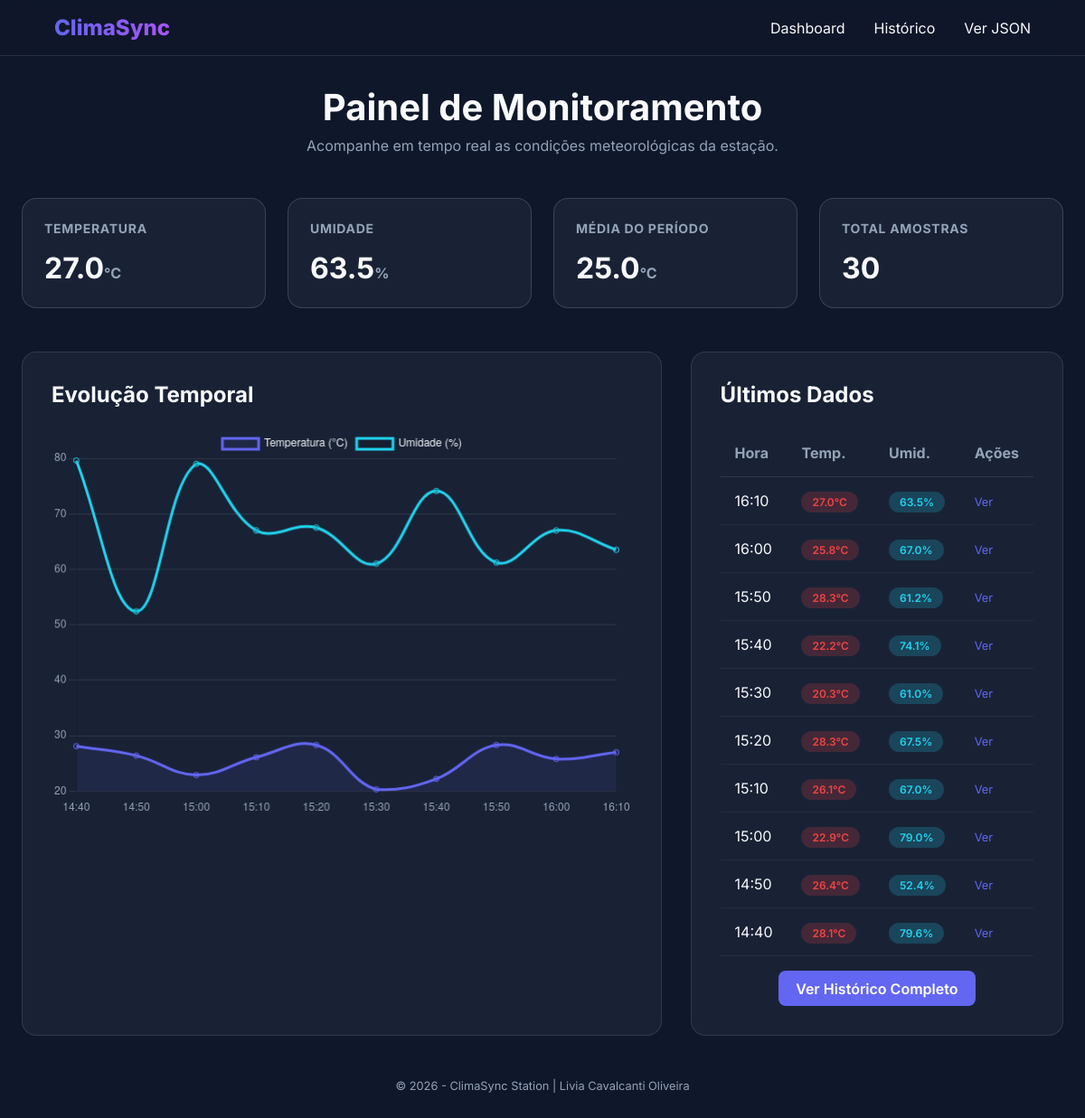
The page / on the database its author committed.
### tables this page shows
CREATE TABLE leituras (
id INTEGER PRIMARY KEY AUTOINCREMENT,
temperatura REAL NOT NULL,
umidade REAL NOT NULL,
pressao REAL, -- opcional
localizacao TEXT DEFAULT 'Lab', -- opcional
timestamp DATETIME DEFAULT (datetime('now','localtime'))
);

### src/app.py (the view)
@app.route('/')
def index():
    leituras = database.listar_leituras(limite=10)
    estatisticas = database.obter_estatisticas()
    chart_data = {
        "labels": [l['timestamp'].split(' ')[1][:5] for l in leituras][::-1] if leituras else [],
        "temps": [l['temperatura'] for l in leituras][::-1] if leituras else [],
        "umids": [l['umidade'] for l in leituras][::-1] if leituras else []
    }
    return responder('index.html', {
        'leituras': leituras,
        'estatisticas': estatisticas,
        'chart_data': chart_data
    })

### src/app.py (called while the page is built)
def responder(template, data=None, status=200):
    formato = request.args.get('formato')
    if formato == 'json':
        return jsonify(data), status
    return render_template(template, **(data if data else {})), status

### src/database.py (called while the page is built)
def get_db_connection():
    conn = sqlite3.connect(DB_FILE, timeout=10)
    conn.execute('PRAGMA journal_mode=WAL')
    conn.execute('PRAGMA busy_timeout=5000') # espera até 5s
    conn.row_factory = sqlite3.Row
    return conn

def listar_leituras(limite=50):
    query = "SELECT * FROM leituras ORDER BY timestamp DESC LIMIT ?"
    with get_db_connection() as conn:
        cursor = conn.cursor()
        rows = cursor.execute(query, (limite,)).fetchall()
        return [dict(row) for row in rows]

def obter_estatisticas():
    query = """
    SELECT
        AVG(temperatura) as avg_temp, MIN(temperatura) as min_temp, MAX(temperatura) as max_temp,
        AVG(umidade) as avg_umid, MIN(umidade) as min_umid, MAX(umidade) as max_umid,
        AVG(pressao) as avg_pres, MIN(pressao) as min_pres, MAX(pressao) as max_pres,
        COUNT(*) as total
    FROM leituras
    """
    with get_db_connection() as conn:
        cursor = conn.cursor()
        row = cursor.execute(query).fetchone()
        stats = dict(row) if row else None
        if stats and stats.get('total', 0) == 0:
            return None
        return stats

### src/templates/index.html
{% extends 'base.html' %}
{% block content %}
<header class="header">
    <h1>Painel de Monitoramento</h1>
    <p>Acompanhe em tempo real as condições meteorológicas da estação.</p>
</header>
<div class="stats-grid">
    <div class="stat-card">
        <h3>Temperatura</h3>
        <div class="stat-value">{{ "%.1f"|format(leituras[0].temperatura) if leituras else "--" }}<span class="stat-unit">°C</span></div>
    </div>
    <div class="stat-card">
        <h3>Umidade</h3>
        <div class="stat-value">{{ "%.1f"|format(leituras[0].umidade) if leituras else "--" }}<span class="stat-unit">%</span></div>
    </div>
    <div class="stat-card">
        <h3>Média do Período</h3>
        <div class="stat-value">{{ "%.1f"|format(estatisticas.avg_temp) if estatisticas else "--" }}<span class="stat-unit">°C</span></div>
    </div>
    <div class="stat-card">
        <h3>Total Amostras</h3>
        <div class="stat-value">{{ estatisticas.total if estatisticas else "0" }}</div>
    </div>
</div>
<div class="dashboard-main">
    <div class="section-card">
        <h2>Evolução Temporal</h2>
        <canvas id="tempChart" height="200"></canvas>
    </div>
    <div class="section-card">
        <h2>Últimos Dados</h2>
        <table>
            <thead>
                <tr>
                    <th>Hora</th>
                    <th>Temp.</th>
                    <th>Umid.</th>
                    <th>Ações</th>
                </tr>
            </thead>
            <tbody>
                {% for leitura in leituras %}
                <tr>
                    <td>{{ leitura.timestamp.split(' ')[1][:5] }}</td>
                    <td><span class="badge badge-temp">{{ "%.1f"|format(leitura.temperatura) }}°C</span></td>
                    <td><span class="badge badge-umid">{{ "%.1f"|format(leitura.umidade) }}%</span></td>
                    <td>
                        <a href="{{ url_for('detalhe', id=leitura.id) }}" style="color: var(--primary); font-size: 0.8rem;">Ver</a>
                    </td>
                </tr>
                {% else %}
                <tr><td colspan="4" style="text-align:center;">Nenhuma leitura registrada.</td></tr>
                {% endfor %}
            </tbody>
        </table>
        <div style="margin-top: 1rem; text-align: center;">
            <a href="{{ url_for('listar') }}" class="btn btn-primary">Ver Histórico Completo</a>
        </div>
    </div>
</div>
<script>
    const ctx = document.getElementById('tempChart').getContext('2d');
    const data = {
        labels: {{ chart_data.labels|tojson }},
        datasets: [{
            label: 'Temperatura (°C)',
            data: {{ chart_data.temps|tojson }},
            borderColor: '#6366f1',
            tension: 0.4,
            fill: true,
            backgroundColor: 'rgba(99, 102, 241, 0.1)'
        },
        {
            label: 'Umidade (%)',
            data: {{ chart_data.umids|tojson }},
            borderColor: '#22d3ee',
            tension: 0.4,
            fill: false
        }]
    };
    new Chart(ctx, {
        type: 'line',
        data: data,
        options: {
            responsive: true,
            plugins: { legend: { labels: { color: "#f8fafc" } } },
            scales: {
                y: { grid: { color: "rgba(255, 255, 255, 0.1)" }, ticks: { color: "#94a3b8" } },
                x: { grid: { display: false }, ticks: { color: "#94a3b8" } }
            }
        }
    });
</script>
{% endblock %}

### src/templates/base.html (shortened to what this page needs)
<!DOCTYPE html>
<html lang="pt-br">
<head>
    <link rel="stylesheet" href="{{ url_for('static', filename='css/style.css') }}">
</head>
<body>
    <nav>
        <div class="logo">ClimaSync</div>
        <div class="nav-links">
            <a href="{{ url_for('index') }}">Dashboard</a>
            <a href="{{ url_for('listar') }}">Histórico</a>
            <a href="/?formato=json">Ver JSON</a>
        </div>
    </nav>
    <div class="container">
        {% block content %}{% endblock %}
    </div>
    <footer style="text-align: center; margin-top: 3rem; color: var(--text-dim); font-size: 0.8rem;">
        &copy; 2026 - ClimaSync Station | Livia Cavalcanti Oliveira
    </footer>
</body>
</html>

### src/static/css/style.css (style rules this page uses)
:root { --primary: #6366f1; --secondary: #a855f7; --bg-dark: #0f172a; --card-bg: rgba(30, 41, 59, 0.7); --text: #f8fafc; --text-dim: #94a3b8; --accent: #22d3ee; --success: #10b981; --danger: #ef4444; }
* { margin: 0; padding: 0; box-sizing: border-box; font-family: 'Inter', -apple-system, system-ui, sans-serif; }
body { background: var(--bg-dark); color: var(--text); min-height: 100vh; padding-bottom: 2rem; }
a { text-decoration: none; color: inherit; }
nav { background: rgba(15, 23, 42, 0.8); backdrop-filter: blur(10px); border-bottom: 1px solid rgba(255, 255, 255, 0.1); padding: 1rem 5%; display: flex; justify-content: space-between; align-items: center; position: sticky; top: 0; z-index: 100; }
.logo { font-size: 1.5rem; font-weight: 800; background: linear-gradient(to right, var(--primary), var(--secondary)); -webkit-background-clip: text; -webkit-text-fill-color: transparent; }
.nav-links { display: flex; gap: 2rem; }
.container { max-width: 1200px; margin: 2rem auto; padding: 0 1.5rem; }
.header { margin-bottom: 3rem; text-align: center; }
.header h1 { font-size: 2.5rem; margin-bottom: 0.5rem; }
.header p { color: var(--text-dim); }
.stats-grid { display: grid; grid-template-columns: repeat(auto-fit, minmax(250px, 1fr)); gap: 1.5rem; margin-bottom: 3rem; }
.stat-card { background: var(--card-bg); backdrop-filter: blur(12px); padding: 1.5rem; border-radius: 1rem; border: 1px solid rgba(255, 255, 255, 0.15); transition: transform 0.3s ease, border-color 0.3s ease; }
.stat-card h3 { font-size: 0.875rem; color: var(--text-dim); text-transform: uppercase; letter-spacing: 0.05em; margin-bottom: 1rem; }
.stat-value { font-size: 2rem; font-weight: 700; }
.stat-unit { font-size: 1rem; color: var(--text-dim); }
.dashboard-main { display: grid; grid-template-columns: 2fr 1fr; gap: 2rem; }
.section-card { background: var(--card-bg); padding: 2rem; border-radius: 1rem; border: 1px solid rgba(255, 255, 255, 0.1); }
h2 { margin-bottom: 1.5rem; }
table { width: 100%; border-collapse: collapse; }
th { text-align: left; padding: 1rem; color: var(--text-dim); border-bottom: 1px solid rgba(255, 255, 255, 0.1); }
td { padding: 1rem; border-bottom: 1px solid rgba(255, 255, 255, 0.05); }
.badge { padding: 0.25rem 0.75rem; border-radius: 2rem; font-size: 0.75rem; font-weight: 600; }
.badge-temp { background: rgba(239, 68, 68, 0.2); color: var(--danger); }
.badge-umid { background: rgba(34, 211, 238, 0.2); color: var(--accent); }
.btn { padding: 0.6rem 1.2rem; border-radius: 0.5rem; border: none; cursor: pointer; font-weight: 600; transition: 0.2s; display: inline-block; }
.btn-primary { background: var(--primary); color: white; }

### rows shown on the page
leituras: temperatura "27.0", umidade "63.5", timestamp "16:10"
leituras: timestamp "16:00", temperatura "25.8", umidade "67.0"
leituras: timestamp "15:50", temperatura "28.3", umidade "61.2"
leituras: timestamp "15:40", temperatura "22.2", umidade "74.1"
leituras: timestamp "15:30", temperatura "20.3", umidade "61.0"
leituras: timestamp "15:20", temperatura "28.3", umidade "67.5"
leituras: timestamp "15:10", temperatura "26.1", umidade "67.0"
leituras: timestamp "15:00", temperatura "22.9", umidade "79.0"
leituras: timestamp "14:50", temperatura "26.4", umidade "52.4"
leituras: timestamp "14:40", temperatura "28.1", umidade "79.6"

### other values the page prints
{{ "%.1f"|format(estatisticas.avg_temp) if estatisticas else "--" }} "25.0"
{{ estatisticas.total if estatisticas else "0" }} "30"
chart data {{ chart_data.labels|tojson }} ["14:40", "14:50", "15:00", "15:10", "15:20", "15:30", "15:40", "15:50", "16:00", "16:10"]
chart data {{ chart_data.temps|tojson }} [28.1, 26.4, 22.9, 26.1, 28.3, 20.3, 22.2, 28.3, 25.8, 27.0]
chart data {{ chart_data.umids|tojson }} [79.6, 52.4, 79.0, 67.0, 67.5, 61.0, 74.1, 61.2, 67.0, 63.5]
